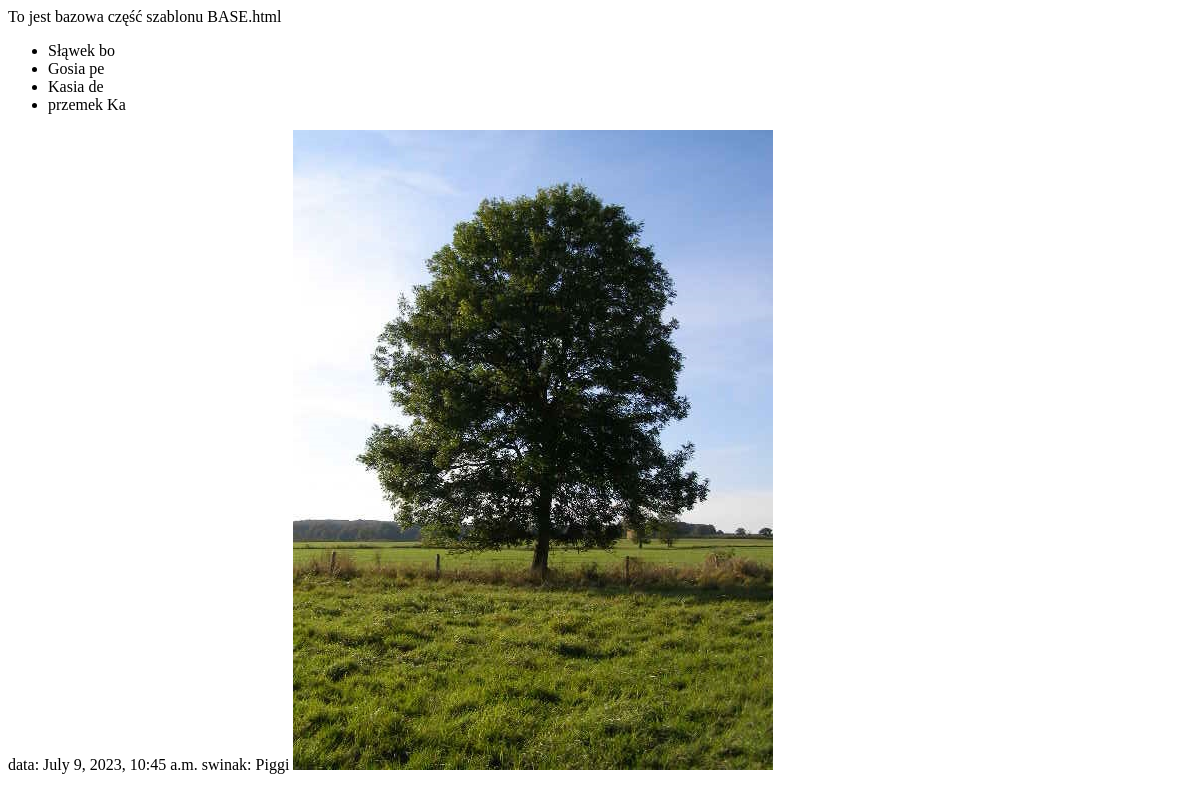
The app's page /persons/, older data.
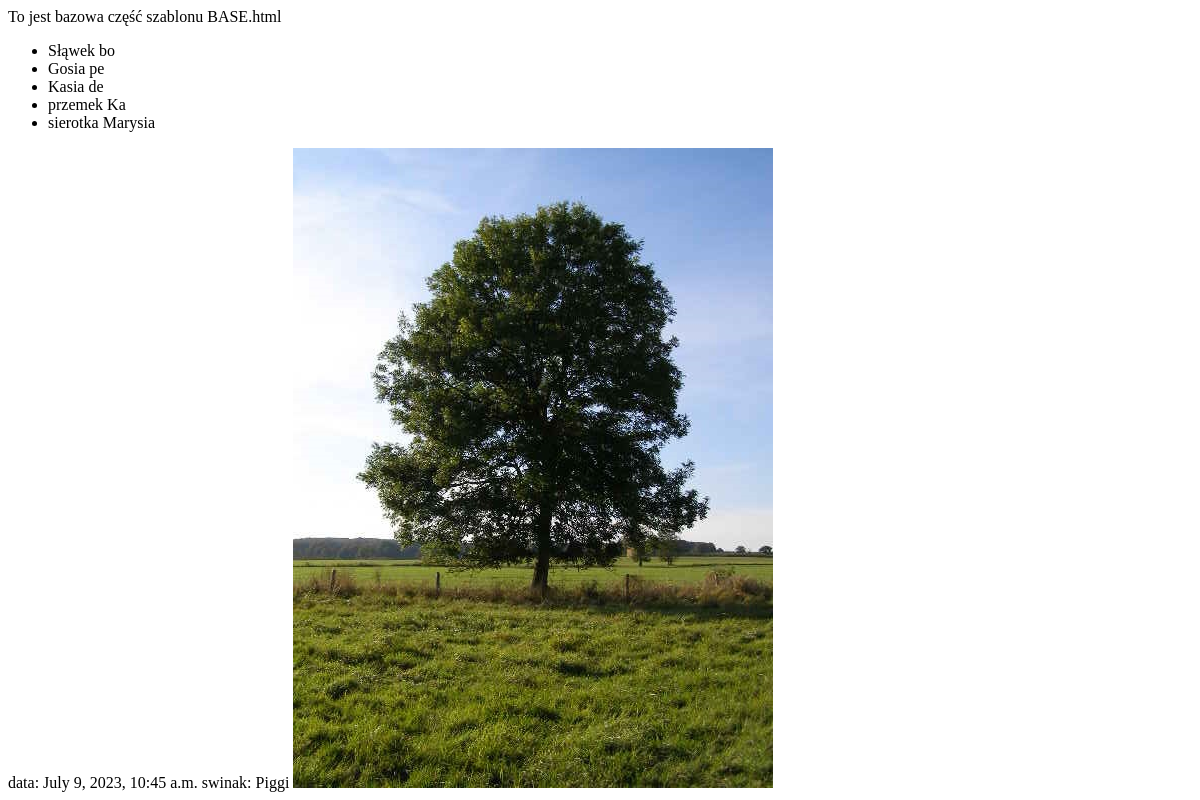
The same page, newer data.
### movie_app/models.py (models this page shows)
class Person(models.Model):
    first_name = models.CharField(max_length=128)
    last_name = models.CharField(max_length=128)
    year = models.IntegerField(default=1900)
    def __str__(self):
        return f"{self.first_name} {self.last_name}"

### movie_app/views.py (the view)
# urls.py: path("persons/", views.PersonsView.as_view(), name="person_list"),
class PersonsView(View):
    def get(self, request):
        persons = Person.objects.all()
        return render(request, 'person_list.html', {'persons':persons})

### movie_app/kontekst.py (called while the page is built)
def jakkolwiek(request):
    return {'swinka':'Piggi', 'date':datetime.now()}

### templates/person_list.html
{% extends 'base.html' %}
{% block zawartosc %}
    <ul>
    {% for person in persons %}
        <li>{{ person }}</li>
    {% endfor %}
    </ul>
{% endblock %}

Row changes from the older to the newer data that the page shows:
added Person: first_name+last_name "sierotka Marysia"
